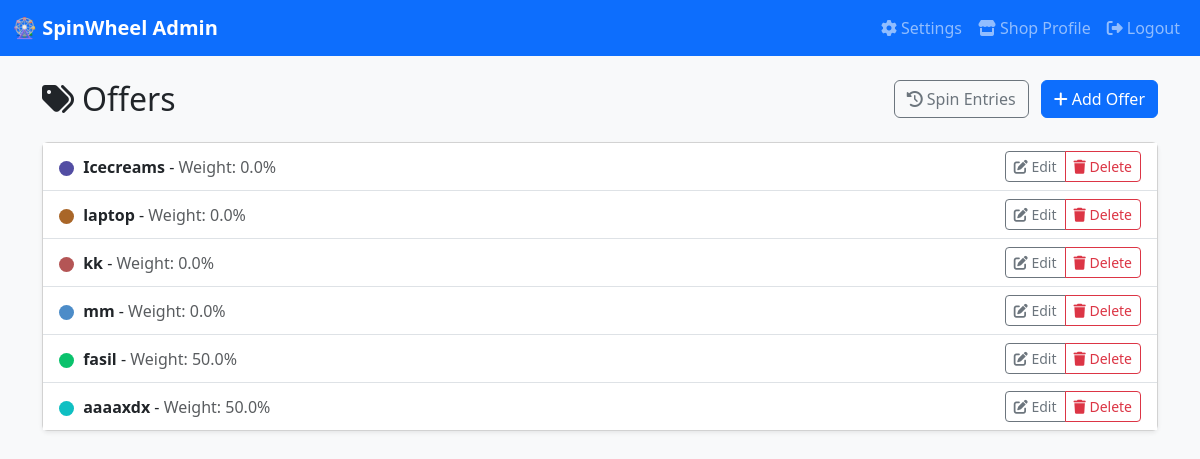
/offers/ (signed in), run on the app's committed database.
### spinwheelapp/models.py (models this page shows, shortened)
class Offer(models.Model):
    shop = models.ForeignKey(ShopProfile, on_delete=models.CASCADE)
    name = models.CharField(max_length=100)
    color = models.CharField(max_length=7, default="#ffffff")
    percentage = models.FloatField(help_text="Probability percentage (e.g., 25.0)")

### spinwheelapp/views.py (the view)
# urls.py: path('offers/', views.offer_list, name='offer_list'),
@login_required
def offer_list(request):
    user = request.user
    try:
        shop = user.shopprofile
    except ShopProfile.DoesNotExist:
        shop = ShopProfile.objects.create(
            user=user,
            shop_name='New Shop',
            shop_code=f'SHOP{user.id:04d}'
        )
    offers = Offer.objects.filter(shop=shop)
    return render(request, 'offer_list.html', {'offers': offers})

### spinwheelapp/templates/offer_list.html (shortened to what this page needs)
<!DOCTYPE html>
<html lang="en">
<head>
    <link href="https://cdn.jsdelivr.net/npm/bootstrap@5.3.0/dist/css/bootstrap.min.css" rel="stylesheet">
</head>
<body>
<nav class="navbar navbar-expand-lg navbar-dark bg-primary">
  <div class="container-fluid">
    <a class="navbar-brand" href="{% url 'offer_list' %}">🎡 SpinWheel Admin</a>
    <div class="collapse navbar-collapse" id="navbarContent">
      <ul class="navbar-nav ms-auto">
        <li class="nav-item">
          <a class="nav-link" href="{% url 'settings' %}">
            <i class="fas fa-cog me-1"></i>Settings
          </a>
        </li>
        <li class="nav-item">
          <a class="nav-link" href="{% url 'update_shop_profile' %}">
            <i class="fas fa-store me-1"></i>Shop Profile
          </a>
        </li>
        <li class="nav-item">
          <a class="nav-link" href="{% url 'logout' %}">
            <i class="fas fa-sign-out-alt me-1"></i>Logout
          </a>
        </li>
      </ul>
    </div>
  </div>
</nav>
<div class="container mt-4">
    <div class="d-flex justify-content-between align-items-center mb-4">
        <h2 class="mb-0"><i class="fas fa-tags me-2"></i>Offers</h2>
        <div>
            <a class="btn btn-outline-secondary me-2" href="{% url 'spin_entries' %}">
                <i class="fas fa-history me-1"></i>Spin Entries
            </a>
            <a class="btn btn-primary" href="{% url 'add_offer' %}">
                <i class="fas fa-plus me-1"></i>Add Offer
            </a>
        </div>
    </div>
    <div class="card shadow-sm">
        <div class="card-body p-0">
            {% if offers %}
            <div class="list-group list-group-flush">
                {% for offer in offers %}
                <div class="list-group-item d-flex justify-content-between align-items-center">
                    <div>
                        <span class="offer-color" style="background-color:{{ offer.color }}"></span>
                        <strong>{{ offer.name }}</strong> -
                        <span class="text-muted">Weight: {{ offer.percentage }}%</span>
                    </div>
                    <div class="btn-group">
                        <a class="btn btn-sm btn-outline-secondary" href="{% url 'edit_offer' offer.id %}">
                            <i class="fas fa-edit"></i> Edit
                        </a>
                        <a class="btn btn-sm btn-outline-danger" href="{% url 'delete_offer' offer.id %}">
                            <i class="fas fa-trash"></i> Delete
                        </a>
                    </div>
                </div>
                {% endfor %}
            </div>
            {% else %}
            <div class="text-center py-4">
                <i class="fas fa-tags fa-3x text-muted mb-3"></i>
                <p class="text-muted">No offers available. Add your first offer to get started!</p>
            </div>
            {% endif %}
        </div>
    </div>
</div>
</body>
</html>

### spinwheelapp/templates/offer_list.html (style rules this page uses)
:root { --primary: #4e73df; --secondary: #f8f9fc; --accent: #e74a3b; --dark: #5a5c69; }
body { background-color: #f8f9fa; font-family: 'Segoe UI', Tahoma, Geneva, Verdana, sans-serif; }
.navbar-brand { font-weight: 600; }
.offer-color { display: inline-block; width: 15px; height: 15px; border-radius: 50%; margin-right: 5px; vertical-align: middle; }

### data on the page
Offer: name "Icecreams", percentage "0.0"
Offer: name "laptop", percentage "0.0"
Offer: name "kk", percentage "0.0"
Offer: name "mm", percentage "0.0"
Offer: name "fasil", percentage "50.0"
Offer: name "aaaaxdx", percentage "50.0"
